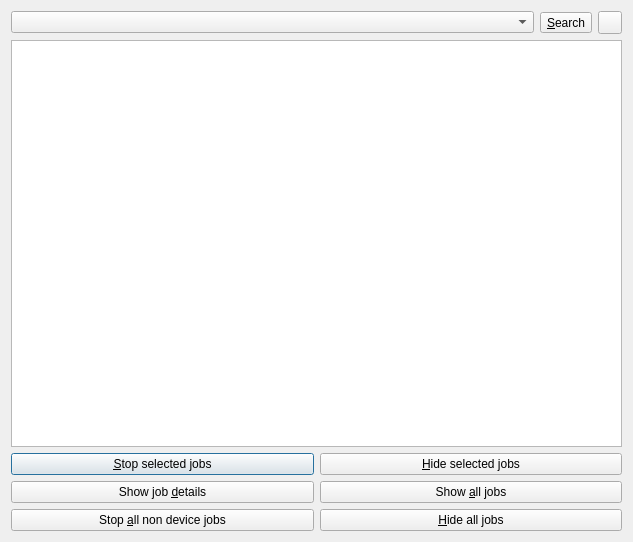
<?xml version="1.0" encoding="UTF-8"?>
<ui version="4.0">
 <class>JobsDialog</class>
 <widget class="QDialog" name="JobsDialog">
  <property name="geometry">
   <rect>
    <x>0</x>
    <y>0</y>
    <width>633</width>
    <height>542</height>
   </rect>
  </property>
  <property name="windowTitle">
   <string>Active Jobs</string>
  </property>
  <property name="windowIcon">
   <iconset resource="../../../../resources/images.qrc">
    <normaloff>:/images/jobs.png</normaloff>:/images/jobs.png</iconset>
  </property>
  <layout class="QGridLayout" name="gridLayout">
   <item row="0" column="0" colspan="2">
    <layout class="QHBoxLayout" name="horizontalLayout">
     <item>
      <widget class="SearchBox2" name="search"/>
     </item>
     <item>
      <widget class="QToolButton" name="search_button">
       <property name="toolTip">
        <string>Find next match</string>
       </property>
       <property name="text">
        <string>&amp;Search</string>
       </property>
      </widget>
     </item>
     <item>
      <widget class="QToolButton" name="clear_button">
       <property name="toolTip">
        <string>Find previous match</string>
       </property>
       <property name="icon">
        <iconset resource="../../../../resources/images.qrc">
         <normaloff>:/images/clear_left.png</normaloff>:/images/clear_left.png</iconset>
       </property>
      </widget>
     </item>
    </layout>
   </item>
   <item row="1" column="0" colspan="2">
    <widget class="QTableView" name="jobs_view">
     <property name="contextMenuPolicy">
      <enum>Qt::NoContextMenu</enum>
     </property>
     <property name="editTriggers">
      <set>QAbstractItemView::NoEditTriggers</set>
     </property>
     <property name="alternatingRowColors">
      <bool>true</bool>
     </property>
     <property name="selectionBehavior">
      <enum>QAbstractItemView::SelectRows</enum>
     </property>
     <property name="iconSize">
      <size>
       <width>32</width>
       <height>32</height>
      </size>
     </property>
    </widget>
   </item>
   <item row="2" column="0">
    <widget class="QPushButton" name="kill_button">
     <property name="text">
      <string>&amp;Stop selected jobs</string>
     </property>
    </widget>
   </item>
   <item row="2" column="1">
    <widget class="QPushButton" name="hide_button">
     <property name="text">
      <string>&amp;Hide selected jobs</string>
     </property>
    </widget>
   </item>
   <item row="3" column="0">
    <widget class="QPushButton" name="details_button">
     <property name="text">
      <string>Show job &amp;details</string>
     </property>
    </widget>
   </item>
   <item row="3" column="1">
    <widget class="QPushButton" name="show_button">
     <property name="text">
      <string>Show &amp;all jobs</string>
     </property>
    </widget>
   </item>
   <item row="4" column="0">
    <widget class="QPushButton" name="stop_all_jobs_button">
     <property name="text">
      <string>Stop &amp;all non device jobs</string>
     </property>
    </widget>
   </item>
   <item row="4" column="1">
    <widget class="QPushButton" name="hide_all_button">
     <property name="text">
      <string>&amp;Hide all jobs</string>
     </property>
    </widget>
   </item>
  </layout>
 </widget>
 <customwidgets>
  <customwidget>
   <class>SearchBox2</class>
   <extends>QComboBox</extends>
   <header>calibre/gui2/search_box.h</header>
  </customwidget>
 </customwidgets>
 <resources>
  <include location="../../../../resources/images.qrc"/>
 </resources>
 <connections/>
</ui>
